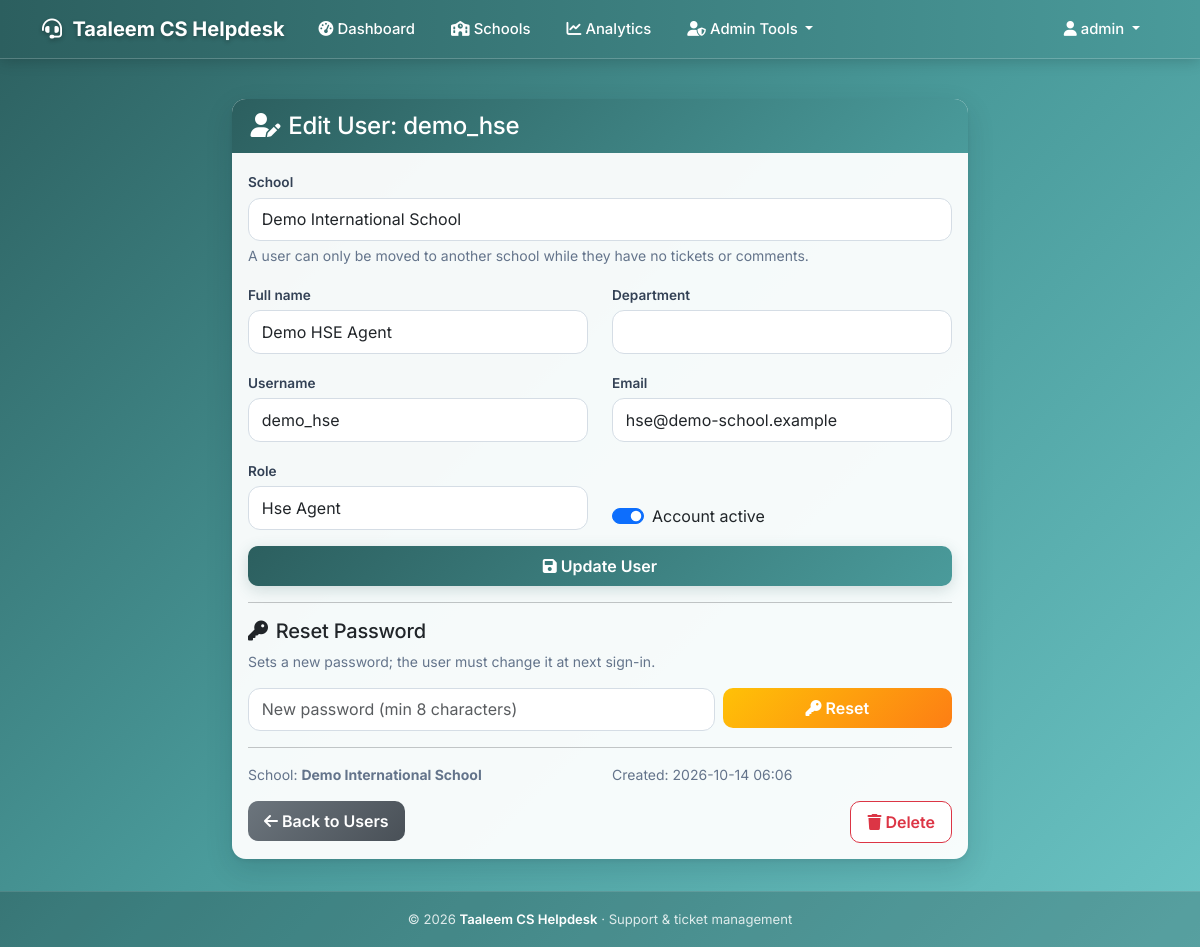
/admin/edit_user/6 (signed in), run on the app's committed database.
### models.py (models this page shows, shortened)
class SystemSettings(db.Model):
    __tablename__ = 'system_settings'
    id = db.Column(db.Integer, primary_key=True)
    system_name = db.Column(db.String(100), nullable=False, default='Al Qeyam Helpdesk')
    logo_filename = db.Column(db.String(200), nullable=True)
    updated_at = db.Column(db.DateTime, default=utc_now, onupdate=utc_now)

class User(UserMixin, db.Model):
    __tablename__ = 'users'
    id = db.Column(db.Integer, primary_key=True)
    username = db.Column(db.String(80), unique=True, nullable=False)
    email = db.Column(db.String(120), unique=True, nullable=False)
    password_hash = db.Column(db.String(255), nullable=False)
    role = db.Column(db.String(20), default='user')  # see ALL_ROLES
    department = db.Column(db.Text, nullable=True)  # free text / admin module permissions as JSON
    is_active = db.Column(db.Boolean, default=True)
    created_at = db.Column(db.DateTime, default=utc_now)
    school_id = db.Column(db.Integer, db.ForeignKey('schools.id'), nullable=True, index=True)
    full_name = db.Column(db.String(120), nullable=True)
    must_change_password = db.Column(db.Boolean, default=False)
    school = db.relationship('School', foreign_keys=[school_id])

class School(db.Model):
    __tablename__ = 'schools'
    id = db.Column(db.Integer, primary_key=True)
    name = db.Column(db.String(150), nullable=False, unique=True)
    slug = db.Column(db.String(60), nullable=False, unique=True, index=True)
    display_name = db.Column(db.String(150), nullable=True)   # shown in the UI header; defaults to name
    logo_filename = db.Column(db.String(200), nullable=True)
    primary_color = db.Column(db.String(7), nullable=True)
    secondary_color = db.Column(db.String(7), nullable=True)
    contact_email = db.Column(db.String(120), nullable=True)
    is_active = db.Column(db.Boolean, default=True, nullable=False)
    created_at = db.Column(db.DateTime, default=utc_now)
    updated_at = db.Column(db.DateTime, default=utc_now, onupdate=utc_now)

### app.py (the view, shortened to what this page needs)
@app.route('/admin/edit_user/<int:user_id>', methods=['GET', 'POST'])
@require_module_access('user_management')
@platform_scope
def edit_user(user_id):
    user = _find_user_or_404(user_id)
    ctx = {'user': user, 'schools': _schools_for_forms(), 'roles': user_service.assignable_roles(current_user)}
    if request.method == 'GET':
        return render_template('edit_user.html', **ctx)

### access.py (called while the page is built)
def check_module_access(module_name):
    if not current_user.is_authenticated:
        return False
    if current_user.role == ROLE_SUPER_ADMIN:
        return True
    if current_user.role not in MODULE_PERMISSIONS.get(module_name, []):
        return False
    if current_user.role == ROLE_ADMIN:
        return _admin_module_overrides(current_user).get(module_name, True) is not False
    return True

def require_module_access(module_name):
    def decorator(f):
        @login_required
        @wraps(f)
        def decorated_function(*args, **kwargs):
            if not check_module_access(module_name):
                flash('Access denied. You do not have permission to access this module.', 'error')
                return redirect(url_for('dashboard'))
            return f(*args, **kwargs)
        return decorated_function
    return decorator

### app.py (called while the page is built)
@login_manager.user_loader
def load_user(user_id):
    try:
        user = unscoped_get(User, int(user_id))
    except (TypeError, ValueError):
        return None
    if not user or not user.is_active:
        return None
    if user.role != ROLE_SUPER_ADMIN:
        school = db.session.get(School, user.school_id) if user.school_id else None
        if not school or not school.is_active:
            return None
    return user

@app.context_processor
def inject_system_settings():
    try:
        school = active_school()
        if school:
            branding = school
            theme = build_theme(school.primary_color, school.secondary_color)
        else:
            branding = _PlatformBranding(SystemSettings.query.first())
            theme = build_theme()
        return {'system_settings': branding, 'current_school': school, 'theme': theme, 'now_year': datetime.now().year}
    except Exception:
        logger.exception('Failed to build branding context')
        return {'system_settings': _PlatformBranding(), 'current_school': None, 'theme': build_theme(), 'now_year': datetime.now().year}

def _schools_for_forms():
    if current_user.role == ROLE_SUPER_ADMIN:
        return School.query.order_by(School.name).all()
    return []

def _find_user_or_404(user_id):
    user = db.session.get(User, user_id)
    if user is None or not user_service.can_manage_user(current_user, user):
        abort(404)
    return user

### tenancy.py (called while the page is built, shortened)
def effective_school_id():
    if not has_request_context():
        return BYPASS  # CLI / scheduler / migrations: explicit, trusted code
    if g.get('tenant_bypass'):
        return BYPASS

### templates/edit_user.html (shortened to what this page needs)
{% extends "base.html" %}
{% block content %}
<div class="row justify-content-center">
    <div class="col-md-8">
        <div class="card">
            <div class="card-header"><h4 class="mb-0"><i class="fas fa-user-edit me-2"></i>Edit User: {{ user.username }}</h4></div>
            <div class="card-body">
                <form method="POST">
                    {% if current_user.role == 'super_admin' and user.role != 'super_admin' %}
                    <div class="mb-3">
                        <label for="school_id" class="form-label">School</label>
                        <select class="form-select" id="school_id" name="school_id">
                            {% for s in schools %}<option value="{{ s.id }}" {% if user.school_id == s.id %}selected{% endif %}>{{ s.name }}</option>{% endfor %}
                        </select>
                        <div class="form-text">A user can only be moved to another school while they have no tickets or comments.</div>
                    </div>
                    {% endif %}
                    <div class="row">
                        <div class="col-md-6 mb-3">
                            <label for="full_name" class="form-label">Full name</label>
                            <input type="text" class="form-control" id="full_name" name="full_name" maxlength="120" value="{{ user.full_name or '' }}">
                        </div>
                        <div class="col-md-6 mb-3">
                            <label for="department" class="form-label">Department</label>
                            {% if user.role == 'admin' %}
                            <input type="text" class="form-control" id="department" value="(module permissions)" disabled>
                            {% else %}
                            <input type="text" class="form-control" id="department" name="department" maxlength="200" value="{{ user.department or '' }}">
                            {% endif %}
                        </div>
                    </div>
                    <div class="row">
                        <div class="col-md-6 mb-3">
                            <label for="username" class="form-label">Username</label>
                            <input type="text" class="form-control" id="username" name="username" value="{{ user.username }}" required>
                        </div>
                        <div class="col-md-6 mb-3">
                            <label for="email" class="form-label">Email</label>
                            <input type="email" class="form-control" id="email" name="email" value="{{ user.email }}" required>
                        </div>
                    </div>
                    <div class="row">
                        <div class="col-md-6 mb-3">
                            <label for="role" class="form-label">Role</label>
                            <select class="form-select" id="role" name="role" required {% if user.id == current_user.id %}disabled{% endif %}>
                                {% for r in roles %}
                                <option value="{{ r }}" {% if user.role == r %}selected{% endif %}>{{ r.replace('_', ' ')|title }}</option>
                                {% endfor %}
                            </select>
                        </div>
                        <div class="col-md-6 mb-3 d-flex align-items-end">
                            <div class="form-check form-switch">
                                <input class="form-check-input" type="checkbox" id="is_active" name="is_active" {% if user.is_active %}checked{% endif %} {% if user.id == current_user.id %}disabled{% endif %}>
                                <label class="form-check-label" for="is_active">Account active</label>
                            </div>
                        </div>
                    </div>
                    <button type="submit" class="btn btn-primary w-100"><i class="fas fa-save me-1"></i>Update User</button>
                </form>
                <hr>
                <h5><i class="fas fa-key me-2"></i>Reset Password</h5>
                <p class="text-muted small">Sets a new password; the user must change it at next sign-in.</p>
                <form method="POST" action="{{ url_for('reset_password', user_id=user.id) }}" class="row g-2">
                    <div class="col-md-8"><input type="password" class="form-control" name="new_password" minlength="8" placeholder="New password (min 8 characters)" autocomplete="new-password" required></div>
                    <div class="col-md-4"><button type="submit" class="btn btn-warning w-100"><i class="fas fa-key me-1"></i>Reset</button></div>
                </form>
                <hr>
                <div class="row small text-muted">
                    <div class="col-md-6">School: <strong>{{ user.school.name if user.school else '— platform —' }}</strong></div>
                    <div class="col-md-6">Created: {{ user.created_at.strftime('%Y-%m-%d %H:%M') if user.created_at else '' }}</div>
                </div>
                <div class="mt-3">
                    <a href="{{ url_for('admin_users') }}" class="btn btn-secondary"><i class="fas fa-arrow-left me-1"></i>Back to Users</a>
                    {% if user.id != current_user.id %}
                    <form method="POST" action="{{ url_for('delete_user', user_id=user.id) }}" class="d-inline float-end">
                        <button class="btn btn-outline-danger" onclick="return confirm('Delete this user permanently? Only possible if they have no tickets or comments.')"><i class="fas fa-trash me-1"></i>Delete</button>
                    </form>
                    {% endif %}
                </div>
            </div>
        </div>
    </div>
</div>
{% endblock %}

### templates/base.html (shortened to what this page needs)
<!DOCTYPE html>
<html lang="en">
<head>
    <link href="https://cdn.jsdelivr.net/npm/bootstrap@5.3.0/dist/css/bootstrap.min.css" rel="stylesheet">
    <link href="https://cdnjs.cloudflare.com/ajax/libs/font-awesome/6.0.0/css/all.min.css" rel="stylesheet">
</head>
<body>
    <nav class="navbar navbar-expand-xl navbar-dark">
        <div class="container">
            <a class="navbar-brand" href="{{ url_for('dashboard') if current_user.is_authenticated else url_for('index') }}">
                {% if system_settings.logo_filename %}
                    <img src="{{ url_for('static', filename='uploads/' + system_settings.logo_filename) }}" alt="Logo" style="height:32px;width:auto;margin-right:8px;vertical-align:middle;object-fit:contain;">
                {% else %}
                    <i class="fas fa-headset me-2"></i>
                {% endif %}{{ system_settings.system_name }}
            </a>
            <div class="collapse navbar-collapse" id="navbarNav">
                <ul class="navbar-nav me-auto">
                    {% if current_user.is_authenticated %}
                        <li class="nav-item">
                            <a class="nav-link" href="{{ url_for('dashboard') }}">
                                <i class="fas fa-tachometer-alt me-1"></i>Dashboard
                            </a>
                        </li>
                        {% if current_user.role == 'super_admin' %}
                            <li class="nav-item">
                                <a class="nav-link" href="{{ url_for('tenant.platform_dashboard') }}">
                                    <i class="fas fa-school me-1"></i>Schools
                                </a>
                            </li>
                            <li class="nav-item">
                                <a class="nav-link" href="{{ url_for('tenant.analytics') }}">
                                    <i class="fas fa-chart-line me-1"></i>Analytics
                                </a>
                            </li>
                        {% endif %}
                        {% if current_user.role in ['admin', 'super_admin'] %}
                            <li class="nav-item dropdown">
                                <a class="nav-link dropdown-toggle" href="#" id="adminDropdown" role="button" data-bs-toggle="dropdown">
                                    <i class="fas fa-user-shield me-1"></i>Admin Tools
                                </a>
                            </li>
                        {% endif %}
                    {% endif %}
                </ul>
                <ul class="navbar-nav">
                    {% if current_user.is_authenticated %}
                        <li class="nav-item dropdown">
                            <a class="nav-link dropdown-toggle" href="#" id="navbarDropdown" role="button" data-bs-toggle="dropdown">
                                <i class="fas fa-user me-1"></i>{{ current_user.username }}
                            </a>
                        </li>
                    {% else %}
                        <li class="nav-item">
                            <a class="nav-link" href="{{ url_for('login') }}">
                                <i class="fas fa-sign-in-alt me-1"></i>Login
                            </a>
                        </li>
                    {% endif %}
                </ul>
            </div>
        </div>
    </nav>
    <main class="container main-content" style="padding-top: 0.5rem;">
        {% block content %}{% endblock %}
    </main>
    <footer class="site-footer">
        <div class="container">
            &copy; {{ now_year }} <a href="{{ url_for('index') }}">{{ system_settings.system_name }}</a>
            &middot; Support &amp; ticket management
        </div>
    </footer>
</body>
</html>

### data on the page
SystemSettings: system_name "Taaleem CS Helpdesk"
User: username "admin"
User: username "demo_hse", school_id "Demo International School", full_name "Demo HSE Agent", email "hse@demo-school.example", role "Hse Agent", is_active "☑", created_at "2026-10-14 06:06"
School: school "Demo International School"
